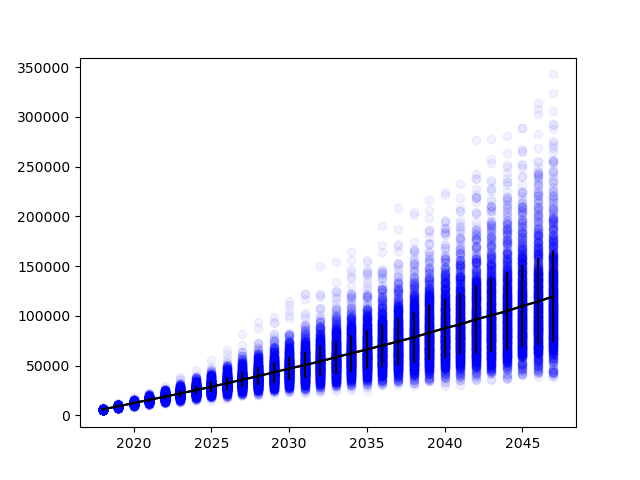

Reproduce this figure in Python.
"""
Now suppose we add a procedure called ``rebalancing''.
On January 1 of each year we contribute a total of \$3000 to the account,
but at the same time we redistribute the total amount of money in the account
evenly between the three investments.

How does this change the total amount on Dec 31, 2047?
Show a plot of the distribution, and report the mean and SD as well.
"""

import matplotlib.pyplot as plt
import numpy as np
import random

trials = np.array(range(1000))
years = np.array(range(2018, 2048))
values = np.zeros((len(trials), len(years)))

for i, trial in enumerate(trials):
    current_value_C = 1000
    current_value_F = 1000
    current_value_B = 1000
    for j, year in enumerate(years):
        yld_C = random.gauss(mu=0.08, sigma=0.15)
        Y = random.gauss(mu=0, sigma=0.15)
        yld_F = Y - yld_C
        yld_B = random.gauss(mu=0.05, sigma=0.174785583) + Y
        current_value_C = (1+yld_C) * current_value_C
        current_value_F = (1+yld_F) * current_value_F
        current_value_B = (1+yld_B) * current_value_B
        total = current_value_C + current_value_B + current_value_F + 3000
        current_value_C = total / 3
        current_value_F = total / 3
        current_value_B = total / 3
        values[i, j] = total
    plt.scatter(years, values[i], alpha=0.05, c='b')
averages = np.mean(values, axis=0)
stds = np.std(values, axis=0)
plt.plot(years, averages, c='k')
plt.errorbar(years, averages, stds, c='k')
plt.savefig("q4_c.png")

print("Value Dec 31, 2047:", averages[-1])
print("Standard deviation:", stds[-1])
